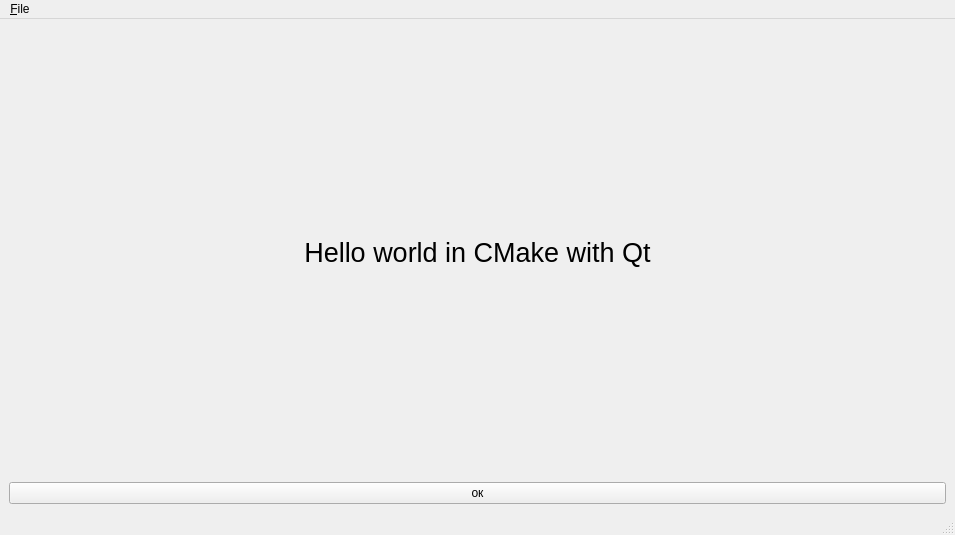
<?xml version="1.0" encoding="UTF-8"?>
<ui version="4.0">
 <class>MainWindow</class>
 <widget class="QMainWindow" name="MainWindow">
  <property name="geometry">
   <rect>
    <x>0</x>
    <y>0</y>
    <width>955</width>
    <height>535</height>
   </rect>
  </property>
  <property name="windowTitle">
   <string>MainWindow</string>
  </property>
  <widget class="QWidget" name="centralwidget">
   <layout class="QVBoxLayout" name="verticalLayout">
    <item>
     <widget class="QLabel" name="label">
      <property name="font">
       <font>
        <pointsize>20</pointsize>
       </font>
      </property>
      <property name="text">
       <string>Hello world in CMake with Qt</string>
      </property>
      <property name="scaledContents">
       <bool>false</bool>
      </property>
      <property name="alignment">
       <set>Qt::AlignCenter</set>
      </property>
     </widget>
    </item>
    <item>
     <widget class="QPushButton" name="pushButton">
      <property name="text">
       <string>ок</string>
      </property>
     </widget>
    </item>
   </layout>
  </widget>
  <widget class="QMenuBar" name="menubar">
   <property name="geometry">
    <rect>
     <x>0</x>
     <y>0</y>
     <width>955</width>
     <height>30</height>
    </rect>
   </property>
   <widget class="QMenu" name="menuFile">
    <property name="title">
     <string>&amp;File</string>
    </property>
   </widget>
   <addaction name="menuFile"/>
  </widget>
  <widget class="QStatusBar" name="statusbar"/>
 </widget>
 <resources/>
 <connections/>
</ui>
